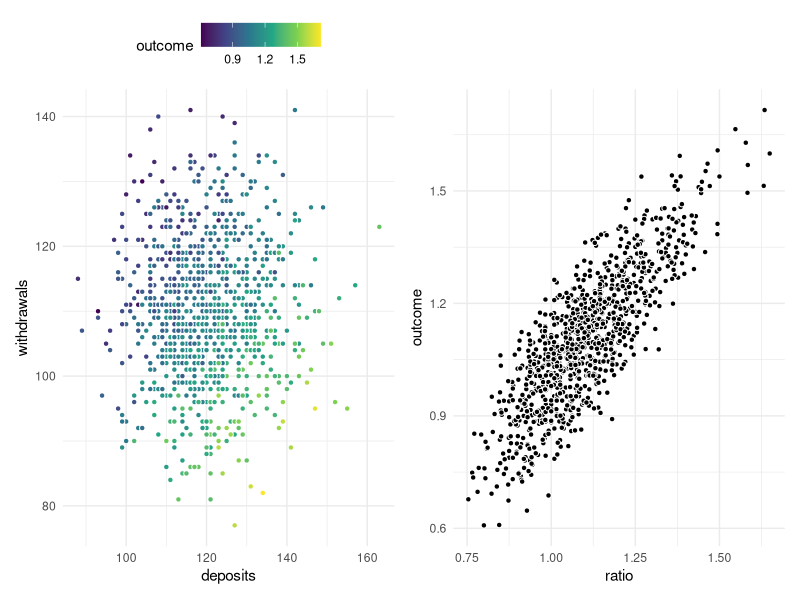
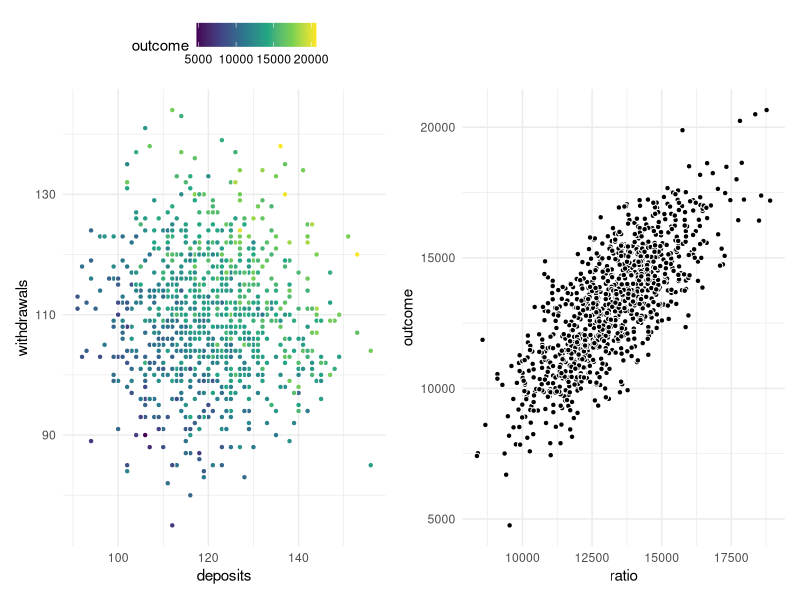

The R source for these figures, in order:
## ---- chunk 1
#| label: fig-numeric-ratios
#| echo: false
#| message: false
#| fig-cap: |
#|   Some relationships can be detangled using ratios.
#| fig-alt: |
#|   2 scatter charts. The left chart has points evenly scattered along the x (deposits) and y (withdrawals) axis. A color scale is used to indicate the outcome variable, which appears to have high values when deposits are high and withdrawals are low. The right chart shows the ratio of these two variables plotted along the x-axis and the outcome plotted along the y-axis. They appear to follow each other linearly with some noise.
set.seed(1234)
library(tidyverse)
library(patchwork)

ratio_data <- tibble(
  deposits = rpois(1000, 120),
  withdrawals = rpois(1000, 110)
) |>
  mutate(outcome = deposits / withdrawals + rnorm(1000, sd = 0.1)) 

g1 <- ratio_data |>
  ggplot(aes(deposits, withdrawals, fill = outcome)) +
  geom_point(shape = 21, color = "white") +
  scale_fill_viridis_c() +
  theme_minimal() +
  theme(legend.position = "top")

g2 <- ratio_data |>
  mutate(ratio = deposits / withdrawals) |>
  ggplot(aes(ratio, outcome)) +
  geom_point(shape = 21, fill = "black", color = "white") +
  theme_minimal()

g1 + g2
## ---- chunk 2
#| label: fig-numeric-crosses
#| echo: false
#| message: false
#| fig-cap: |
#|   Some relationships can be detangled using crosses.
#| fig-alt: |
#|   2 scatter charts. The left chart has points evenly scattered along the x (deposits) and y (withdrawals) axis. A color scale is used to indicate the outcome variable, which appears to have high values when deposits are high and withdrawals are high. The right chart shows the ratio of these two variables plotted along the x-axis and the outcome plotted along the y-axis. They appear to follow each other linearly with some noise.
set.seed(12345)
library(tidyverse)
library(patchwork)

ratio_data <- tibble(
  deposits = rpois(1000, 120),
  withdrawals = rpois(1000, 110)
) |>
  mutate(outcome = deposits * withdrawals + rnorm(1000, sd = 1500)) 

g1 <- ratio_data |>
  ggplot(aes(deposits, withdrawals, fill = outcome)) +
  geom_point(shape = 21, color = "white") +
  scale_fill_viridis_c() +
  theme_minimal() +
  theme(legend.position = "top")

g2 <- ratio_data |>
  mutate(ratio = deposits * withdrawals) |>
  ggplot(aes(ratio, outcome)) +
  geom_point(shape = 21, fill = "black", color = "white") +
  theme_minimal()

g1 + g2
